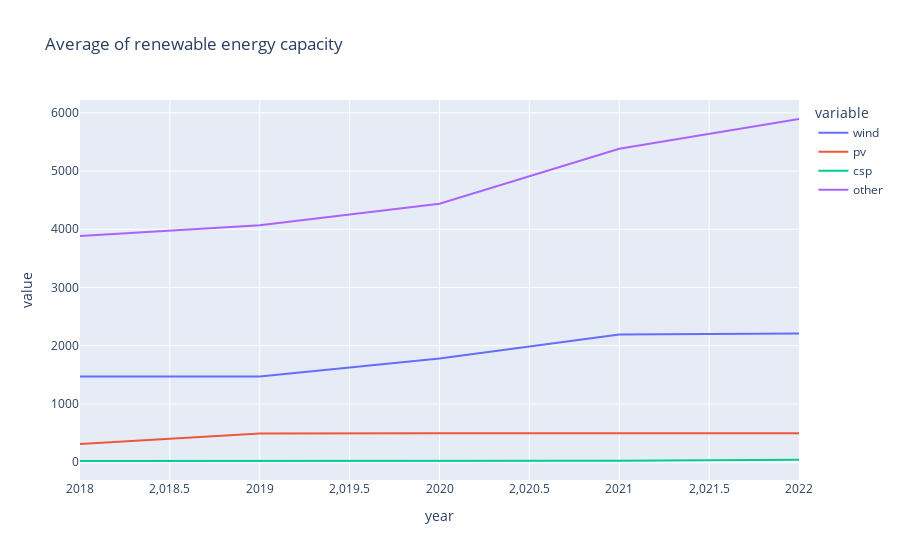

Notebook code cell kept with this figure:
### Code cell
fig1 = px.line(renew_capacity,x="year",y=["wind","pv","csp","other"],title="Average of renewable energy capacity")
fig1.show()

### Figure 1 — Plotly figure (JSON) as saved in the notebook; plotly's stock layout.template omitted (floating-point values rounded to 4 significant figures)
{"data": [{"hovertemplate": "variable=wind<br>year=%{x}<br>value=%{y}<extra></extra>", "legendgroup": "wind", "line": {"color": "#636efa", "dash": "solid"}, "marker": {"symbol": "circle"}, "mode": "lines", "name": "wind", "orientation": "v", "showlegend": true, "type": "scatter", "x": [2018, 2019, 2020, 2021, 2022], "xaxis": "x", "y": [1474.0, 1474.0, 1780.0, 2194.0, 2212.0], "yaxis": "y"}, {"hovertemplate": "variable=pv<br>year=%{x}<br>value=%{y}<extra></extra>", "legendgroup": "pv", "line": {"color": "#EF553B", "dash": "solid"}, "marker": {"symbol": "circle"}, "mode": "lines", "name": "pv", "orientation": "v", "showlegend": true, "type": "scatter", "x": [2018, 2019, 2020, 2021, 2022], "xaxis": "x", "y": [311.6, 491.8, 500, 500, 500], "yaxis": "y"}, {"hovertemplate": "variable=csp<br>year=%{x}<br>value=%{y}<extra></extra>", "legendgroup": "csp", "line": {"color": "#00cc96", "dash": "solid"}, "marker": {"symbol": "circle"}, "mode": "lines", "name": "csp", "orientation": "v", "showlegend": true, "type": "scatter", "x": [2018, 2019, 2020, 2021, 2022], "xaxis": "x", "y": [21.78, 21.78, 21.78, 25.01, 41.83], "yaxis": "y"}, {"hovertemplate": "variable=other<br>year=%{x}<br>value=%{y}<extra></extra>", "legendgroup": "other", "line": {"color": "#ab63fa", "dash": "solid"}, "marker": {"symbol": "circle"}, "mode": "lines", "name": "other", "orientation": "v", "showlegend": true, "type": "scatter", "x": [2018, 2019, 2020, 2021, 2022], "xaxis": "x", "y": [3887.0, 4068.0, 4440.0, 5381.0, 5893.0], "yaxis": "y"}], "layout": {"legend": {"title": {"text": "variable"}, "tracegroupgap": 0}, "title": {"text": "Average of renewable energy capacity"}, "xaxis": {"anchor": "y", "domain": [0, 1], "title": {"text": "year"}}, "yaxis": {"anchor": "x", "domain": [0, 1], "title": {"text": "value"}}}}
